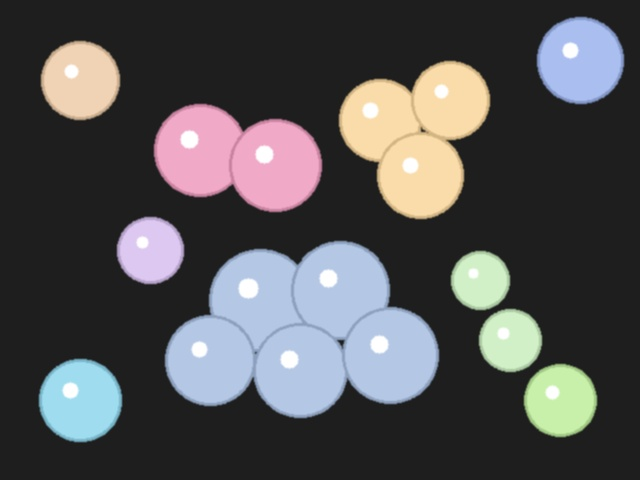
#> input picture images/pills.jpg, 640 x 480 px, found by its file name
$ python watershaded.py
#> lines starting #> are read from the running program, lines starting #| are printed output that depends on the picture; after the words box and inside, x2 and y2 are one past the last pixel; in counts of white or black regions, pixels touching at a corner belong together
import cv2
import numpy as np
import os
import sys
import random

# ─────────────────────────────────────────────
# 설정값
# ─────────────────────────────────────────────
IMAGE_PATH       = "./images/pills.jpg"   # 입력 이미지 경로
OUT_PATH         = "./temp/watershed_result.jpg"
DIST_THRESH      = 0.45   # 거리 변환 임계값 비율 (0.3~0.6: 낮을수록 더 많이 분리)
MORPH_ITER       = 2      # 팽창 반복 횟수 (sure_bg 확장 강도)
MIN_OBJECT_AREA  = 300    # 이 픽셀 면적보다 작은 객체는 무시 (노이즈 제거)
SHOW_STEPS       = True   # 중간 단계 창 출력 여부
# ─────────────────────────────────────────────


# [56 lines left out: function make_test_image, not called in this run]


# ─────────────────────────────────────────────
# Watershed 파이프라인
# ─────────────────────────────────────────────

def step1_preprocess(img: np.ndarray) -> np.ndarray:
    """
    [Step 1] 전처리: 그레이스케일 → 가우시안 블러 → 이진화(Otsu)

    Otsu 이진화: 히스토그램을 분석해 최적의 임계값을 자동으로 결정합니다.
    객체(흰색)와 배경(검은색)을 분리하는 바이너리 마스크를 만듭니다.
    """
    gray    = cv2.cvtColor(img, cv2.COLOR_BGR2GRAY)
    blurred = cv2.GaussianBlur(gray, (7, 7), 0)
    _, binary = cv2.threshold(blurred, 0, 255,
                               cv2.THRESH_BINARY + cv2.THRESH_OTSU)
    return binary


def step2_sure_bg(binary: np.ndarray) -> np.ndarray:
    """
    [Step 2] 확실한 배경(Sure Background) 추출

    팽창(Dilate)으로 객체 영역을 살짝 부풀립니다.
    부풀린 영역 '밖'은 절대 객체가 아니므로 '확실한 배경'입니다.
    """
    kernel   = cv2.getStructuringElement(cv2.MORPH_ELLIPSE, (5, 5))
    sure_bg  = cv2.dilate(binary, kernel, iterations=MORPH_ITER)
    return sure_bg


def step3_sure_fg(binary: np.ndarray) -> tuple[np.ndarray, np.ndarray]:
    """
    [Step 3] 확실한 전경(Sure Foreground) 추출 — 거리 변환(Distance Transform)

    distanceTransform: 각 픽셀에서 가장 가까운 배경 픽셀까지의 거리를 계산합니다.
    → 객체 중심부일수록 값이 크고, 가장자리는 값이 작습니다.
    → 임계값으로 잘라내면 '절대 객체 중심' 영역(sure_fg)만 남습니다.

    DIST_THRESH 비율이 낮을수록: 중심 영역을 넓게 잡아 더 많이 분리
    DIST_THRESH 비율이 높을수록: 중심을 좁게 잡아 덜 분리됨
    """
    dist_transform = cv2.distanceTransform(binary, cv2.DIST_L2, 5)
    # 최대 거리 값의 DIST_THRESH 비율 이상인 픽셀만 확실한 전경으로 선택
    _, sure_fg = cv2.threshold(dist_transform,
                                DIST_THRESH * dist_transform.max(),
                                255, cv2.THRESH_BINARY)
    sure_fg = sure_fg.astype(np.uint8)
    return sure_fg, dist_transform


def step4_unknown_and_markers(sure_bg: np.ndarray,
                               sure_fg: np.ndarray) -> tuple[np.ndarray, np.ndarray]:
    """
    [Step 4] 불확실 영역(Unknown) 계산 및 마커 생성

    unknown = sure_bg - sure_fg
    → 배경도 전경도 아닌 '경계 불명확' 영역입니다.
    → Watershed가 이 영역의 경계를 찾아 채워줍니다.

    마커(Marker):
    - 0      : unknown (Watershed가 판단할 영역)
    - 1      : 확실한 배경
    - 2 이상 : 각 객체의 고유 ID (connectedComponents로 라벨링)
    """
    unknown = cv2.subtract(sure_bg, sure_fg)

    # 연결된 전경 컴포넌트에 고유 라벨 부여
    num_labels, markers = cv2.connectedComponents(sure_fg)

    # 배경 라벨(0)을 1로 올려 Watershed가 배경을 인식하게 함
    markers = markers + 1
    # unknown 영역은 0으로 설정 → Watershed가 경계를 탐색할 영역
    markers[unknown == 255] = 0

    return unknown, markers


def step5_watershed(img: np.ndarray,
                    markers: np.ndarray) -> tuple[np.ndarray, int]:
    """
    [Step 5] Watershed 알고리즘 실행

    원리: 마커를 '씨앗'으로 물을 채우듯 영역을 확장합니다.
    두 영역이 만나는 지점 = 경계(watershed line) → markers에서 -1로 표시됩니다.

    반환: (watershed 결과 markers, 검출된 객체 수)
    """
    markers = cv2.watershed(img, markers)
    num_objects = markers.max() - 1  # 라벨 1=배경이므로 제외
    return markers, num_objects


def step6_colorize(img: np.ndarray, markers: np.ndarray,
                   num_objects: int) -> np.ndarray:
    """
    [Step 6] 결과 시각화

    각 객체에 고유한 색상을 배정하고 경계선을 흰색으로 표시합니다.
    작은 노이즈 객체는 MIN_OBJECT_AREA 기준으로 제거합니다.
    """
    result = img.copy()

    # 객체마다 무작위 색상 생성 (라벨 1=배경 제외, 2부터 시작)
    np.random.seed(0)
    colors = {label: tuple(int(c) for c in np.random.randint(60, 230, 3))
              for label in range(2, num_objects + 2)}

    valid_count = 0
    for label, color in colors.items():
        mask = (markers == label).astype(np.uint8)
        area = cv2.countNonZero(mask)
        if area < MIN_OBJECT_AREA:   # 너무 작은 노이즈 제거
            continue

        # 객체 영역을 반투명 색상으로 채색
        colored = np.zeros_like(img)
        colored[mask == 1] = color
        result = cv2.addWeighted(result, 0.55, colored, 0.45, 0)

        # 객체 번호 텍스트 (무게중심 계산)
        M = cv2.moments(mask)
        if M["m00"] > 0:
            cx = int(M["m10"] / M["m00"])
            cy = int(M["m01"] / M["m00"])
            cv2.putText(result, str(valid_count + 1), (cx - 8, cy + 6),
                        cv2.FONT_HERSHEY_SIMPLEX, 0.6, (255, 255, 255), 2, cv2.LINE_AA)
        valid_count += 1

    # 경계선(-1) 흰색으로 표시
    result[markers == -1] = [255, 255, 255]

    # 우측 상단 카운트 표시
    label_text = f"Objects: {valid_count}"
    cv2.putText(result, label_text, (result.shape[1] - 160, 30),
                cv2.FONT_HERSHEY_SIMPLEX, 0.7, (0, 255, 200), 2, cv2.LINE_AA)

    return result, valid_count


def show_pipeline(steps: list[tuple[str, np.ndarray]]) -> None:
    """
    중간 단계 이미지를 한 창에 격자로 출력합니다.
    각 단계에 제목 텍스트를 삽입합니다.
    """
    titled = []
    for title, img_step in steps:
        # 그레이스케일이면 3채널로 변환
        if len(img_step.shape) == 2:
            display = cv2.cvtColor(img_step, cv2.COLOR_GRAY2BGR)
        else:
            display = img_step.copy()

        display = cv2.resize(display, (320, 240))
        # 반투명 검은 배경 위에 제목
        overlay = display.copy()
        cv2.rectangle(overlay, (0, 0), (320, 28), (0, 0, 0), -1)
        cv2.addWeighted(overlay, 0.55, display, 0.45, 0, display)
        cv2.putText(display, title, (6, 20),
                    cv2.FONT_HERSHEY_SIMPLEX, 0.55, (0, 220, 255), 1, cv2.LINE_AA)
        titled.append(display)

    # 2행 3열 격자
    row1 = np.hstack(titled[:3])
    row2 = np.hstack(titled[3:6])
    grid = np.vstack([row1, row2])
    cv2.imshow("Watershed Pipeline  [any key: 종료]", grid)


# ─────────────────────────────────────────────
# 메인
# ─────────────────────────────────────────────
def run(image_path: str) -> None:
#> called with image_path = './images/pills.jpg'
    img = cv2.imread(image_path)
#> img is the input picture: shape (480, 640, 3); mean B, G, R 82.8, 81.2, 81.7
    if img is None:
        print(f"[ERROR] 이미지 로드 실패: {image_path}")
        sys.exit(1)

    print(f"[INFO] 이미지 로드: {image_path}  ({img.shape[1]}x{img.shape[0]})")
#| [INFO] 이미지 로드: ./images/pills.jpg  (640x480)

    # ── 파이프라인 실행 ──────────────────────────
    binary         = step1_preprocess(img)
#> in step1_preprocess, `_, binary = cv2.threshold(blurred, 0, 255, cv2.THRESH_BINARY + cv2.THR..`:
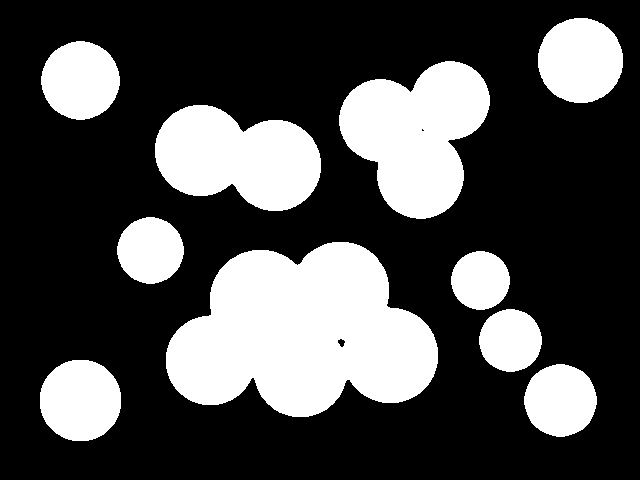
#> binary: shape (480, 640); 29.4% white; 10 white regions, largest, box (x1, y1, x2, y2) and area: (166, 242, 438, 417) 33241, (339, 61, 490, 219) 15361, (155, 105, 321, 211) 12603
    sure_bg        = step2_sure_bg(binary)
#> in step2_sure_bg, `sure_bg  = cv2.dilate(binary, kernel, iterations=MORPH_ITER)`: sure_bg: shape (480, 640); 34.1% white; 9 white regions, largest, box (x1, y1, x2, y2) and area: (162, 238, 442, 421) 36599, (335, 57, 494, 223) 17572, (151, 101, 325, 215) 14531
    sure_fg, dist  = step3_sure_fg(binary)
#> in step3_sure_fg, `_, sure_fg = cv2.threshold(dist_transform, DIST_THRESH * dist_transfor..`: sure_fg: shape (480, 640) float32; 5.7% white; 14 white regions (1 under 20 px), largest, box (x1, y1, x2, y2) and area: (193, 269, 366, 390) 9685, (366, 324, 411, 376) 1426, (245, 147, 294, 184) 1122
    unknown, markers = step4_unknown_and_markers(sure_bg, sure_fg)
#> in step4_unknown_and_markers, `unknown = cv2.subtract(sure_bg, sure_fg)`: unknown: shape (480, 640); 28.4% white; 9 white regions, largest, box (x1, y1, x2, y2) and area: (162, 238, 442, 421) 25488, (335, 57, 494, 223) 15476, (151, 101, 325, 215) 12293
#> in step4_unknown_and_markers, `num_labels, markers = cv2.connectedComponents(sure_fg)`: markers: shape (480, 640) int32; 15 distinct labels, from 0 to 14
#> in step4_unknown_and_markers, `num_labels, markers = cv2.connectedComponents(sure_fg)`: num_labels = 15
#> in step4_unknown_and_markers, `markers = markers + 1`: markers: shape (480, 640) int32; 15 distinct labels, from 1 to 15
#> in step4_unknown_and_markers, `markers[unknown == 255] = 0`:
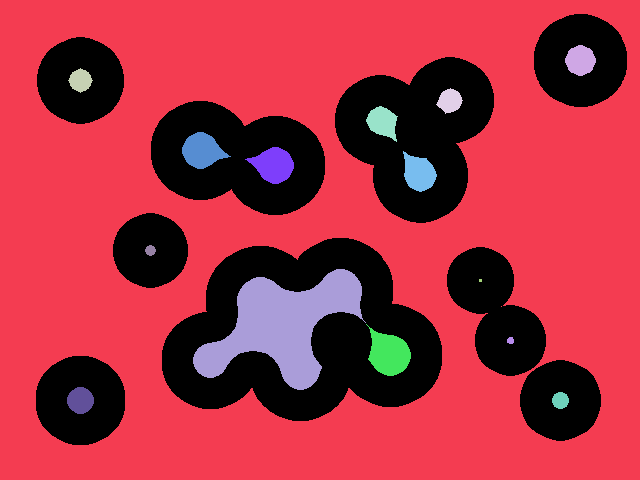
#> markers: shape (480, 640) int32; 16 distinct labels, from 0 to 15; one colour per label, 0 black
    markers, n_obj   = step5_watershed(img, markers)
#> in step5_watershed, `markers = cv2.watershed(img, markers)`:
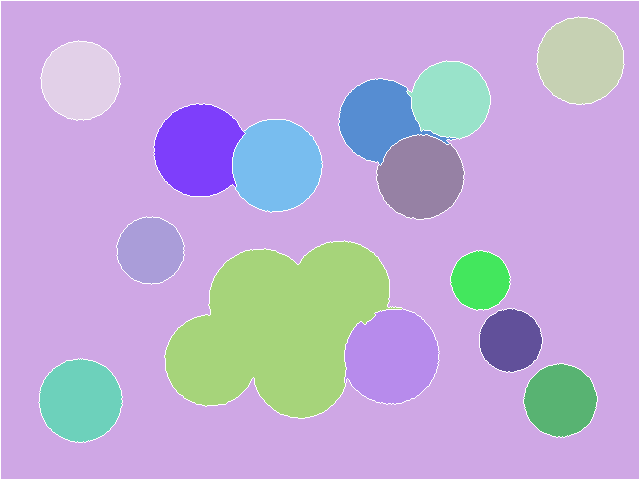
#> markers: shape (480, 640) int32; 16 distinct labels, from -1 to 15; one colour per label, 0 black, -1 white
#> in step5_watershed, `num_objects = markers.max() - 1`: num_objects = 14
#> n_obj = 14
    result, count    = step6_colorize(img, markers, n_obj)
#> the loop in step6_colorize, `for label, color in colors.items():` made 14 passes
#> (area, cx, cy) on passes 1 to 12: (5815, 579, 60), (4771, 79, 80), (4718, 450, 99), (4777, 377, 118), (6231, 197, 149), (6462, 276, 165), (5573, 420, 176), (3436, 150, 249), (26431, 278, 327), (2657, 479, 279), (6911, 391, 356), (3044, 510, 339)
#> after the loop in step6_colorize, `for label, color in colors.items():`: mask: shape (480, 640); values 0 (black) and 1 (white), 1.3% white; 1 white region, box (x1, y1, x2, y2) and area: (524, 364, 597, 437) 4074
#> after the loop in step6_colorize, `for label, color in colors.items():`:
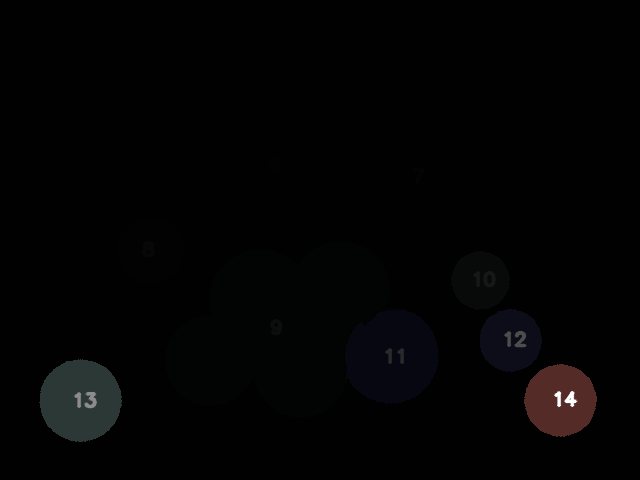
#> result: shape (480, 640, 3); mean B, G, R 3.5, 3.3, 3.4
#> in step6_colorize, `label_text = f"Objects: {valid_count}"`: label_text = 'Objects: 14'
#> count = 14

    print(f"[INFO] 검출된 객체 수: {count}개")
#| [INFO] 검출된 객체 수: 14개

    # 거리 변환 시각화 (정규화)
    dist_vis = cv2.normalize(dist, None, 0, 255, cv2.NORM_MINMAX).astype(np.uint8)
    dist_colored = cv2.applyColorMap(dist_vis, cv2.COLORMAP_JET)

    # unknown 영역 시각화
    unknown_vis = cv2.cvtColor(unknown, cv2.COLOR_GRAY2BGR)
    unknown_vis[unknown == 255] = (0, 165, 255)  # 주황색으로 표시

    # ── 단계별 파이프라인 창 ──────────────────────
    if SHOW_STEPS:
        show_pipeline([
            ("Step1: Binary (Otsu)", binary),
            ("Step2: Sure BG (Dilate)", sure_bg),
            ("Step3: Distance Transform", dist_colored),
            ("Step4: Sure FG + Unknown", unknown_vis),
            ("Step5: Markers", sure_fg),          # 전경 씨앗 위치
            ("Step6: Watershed Result", result),
        ])
#> after the loop in show_pipeline, `for title, img_step in steps:`:
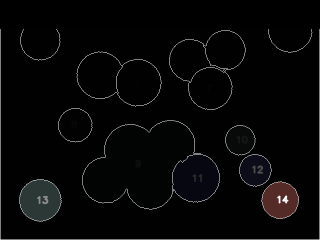
#> overlay: shape (240, 320, 3); mean B, G, R 7.3, 7.1, 7.2
#> after the loop in show_pipeline, `for title, img_step in steps:`: titled = 6 items
#> in show_pipeline, `row2 = np.hstack(titled[3:6])`:
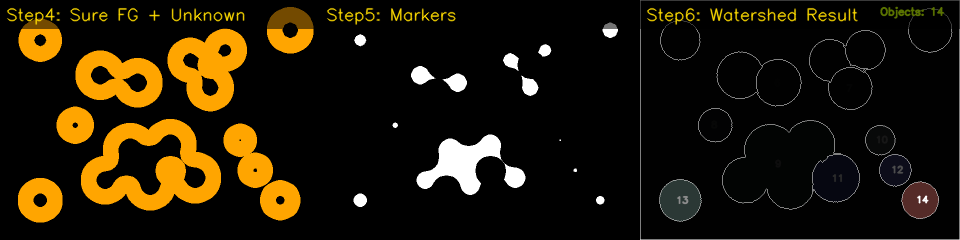
#> row2: shape (240, 960, 3); mean of channels 0, 1, 2 7.3, 24.2, 32.8; drawn as B, G, R
#> in show_pipeline, `grid = np.vstack([row1, row2])`:
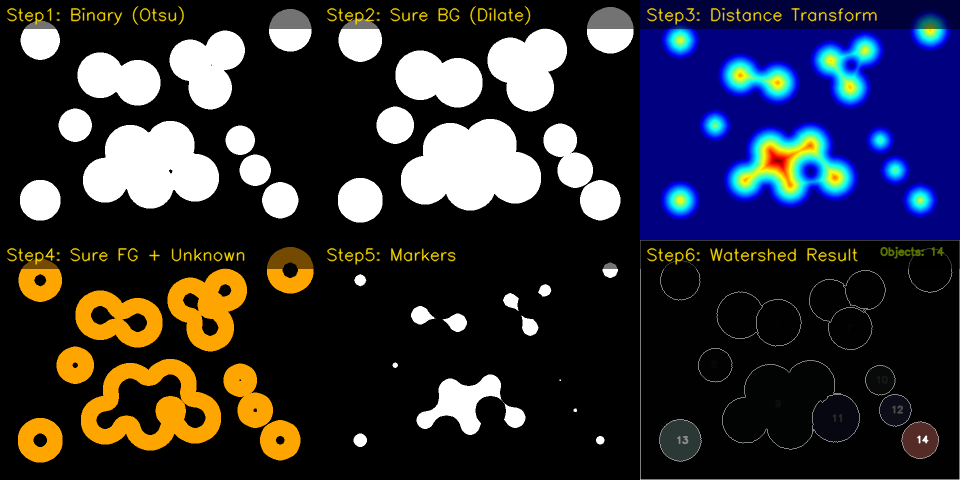
#> grid: shape (480, 960, 3); mean of channels 0, 1, 2 53.4, 45.2, 45.6; drawn as B, G, R

    # ── 최종 결과 저장 ───────────────────────────
    os.makedirs(os.path.dirname(OUT_PATH), exist_ok=True)
    cv2.imwrite(OUT_PATH, result)
    print(f"[INFO] 결과 저장: {OUT_PATH}")

    cv2.waitKey(0)
    cv2.destroyAllWindows()


if __name__ == "__main__":
    image_path = sys.argv[1] if len(sys.argv) > 1 else IMAGE_PATH

    if not os.path.exists(image_path):
        print(f"[WARNING] 이미지 없음: {image_path} → 테스트 이미지 자동 생성")
        make_test_image(image_path)

    run(image_path)
